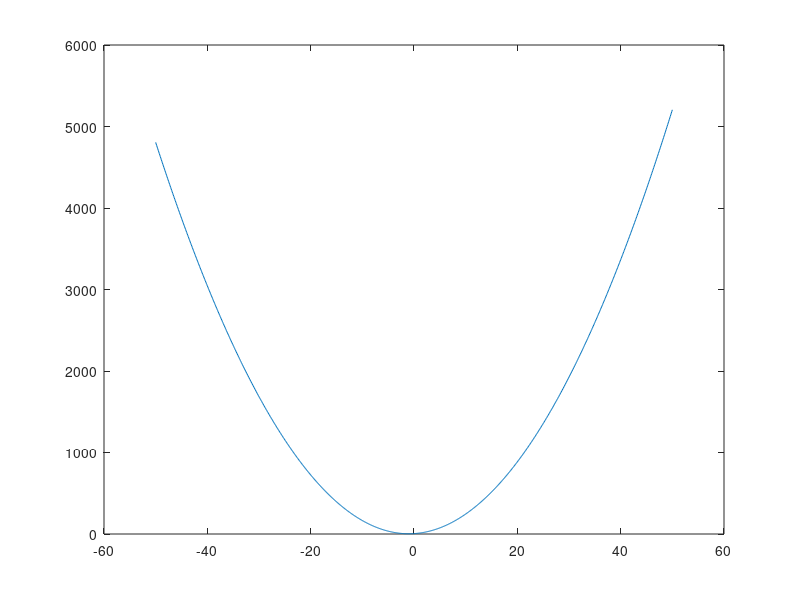

Write MATLAB code to recreate this figure.
%descricion:  para graficar funciones 
%author: Jafet martinez meza 
%fecha: 29/10/2021
%date: 20212365

r=-50:0.1:50
%funcion
y=((2*(r.^2))+(3*r)/(r.^2)+(4*r)+(5));

plot(r, y)